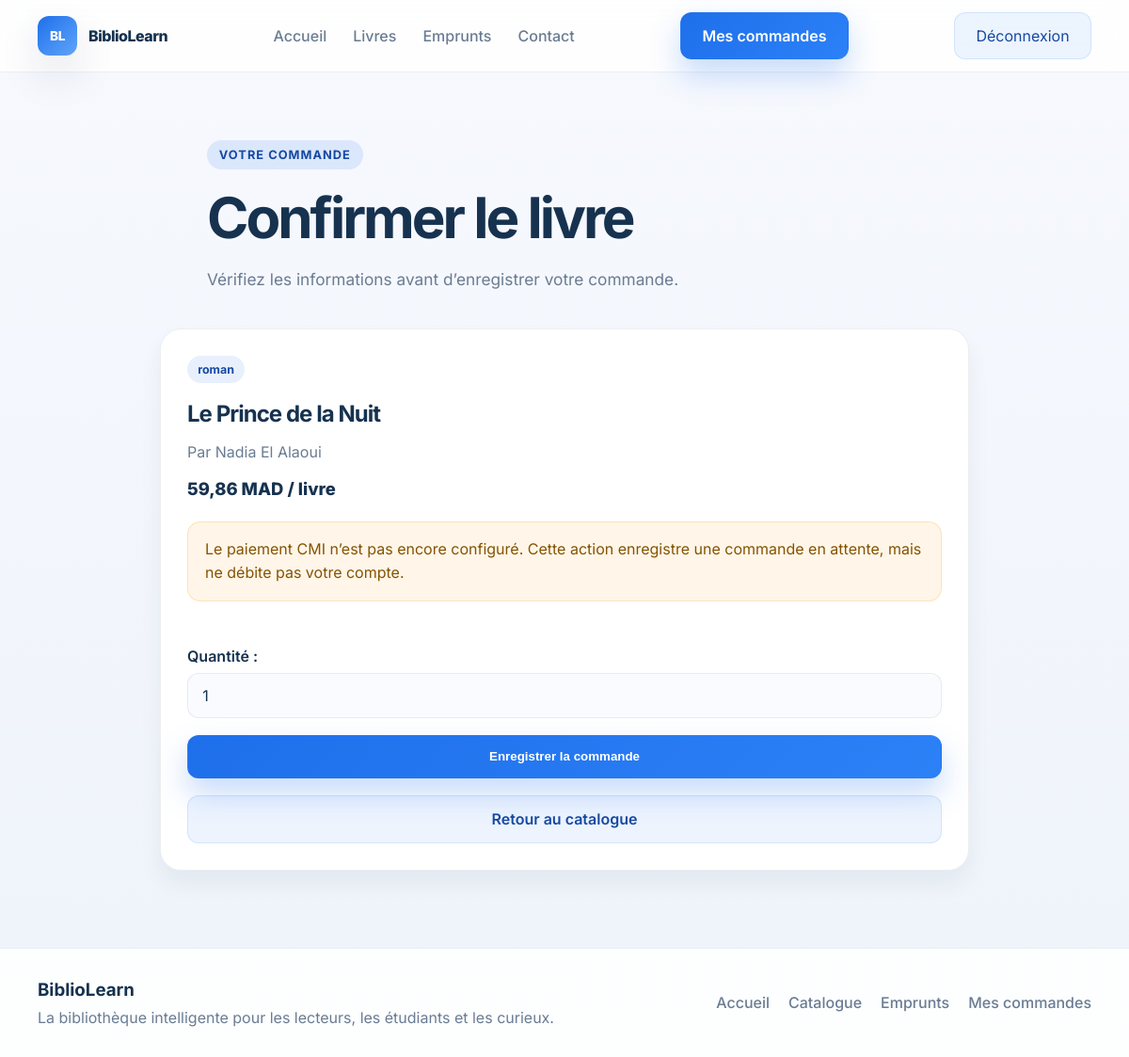
Page /commander/2/ (signed in) on the committed database.
### pages/models.py (models this page shows, shortened)
class Book(models.Model):
    class Status(models.TextChoices):
        AVAILABLE = "disponible", "Disponible"
        RESERVED = "reserve", "Réservé"
        BORROWED = "emprunte", "Emprunté"
    title = models.CharField("titre", max_length=200)
    author = models.CharField("auteur", max_length=150)
    category = models.ForeignKey(
        Category,
        on_delete=models.PROTECT,
        related_name="books",
        verbose_name="catégorie",
    )
    rating = models.PositiveSmallIntegerField(
        "note",
        default=5,
        validators=[MinValueValidator(1), MaxValueValidator(5)],
    )
    price = models.DecimalField(
        "prix (MAD)",
        max_digits=8,
        decimal_places=2,
        default=Decimal("0.00"),
        validators=[MinValueValidator(Decimal("0.00"))],
    )
    status = models.CharField(
        "statut",
        max_length=12,
        choices=Status.choices,
        default=Status.AVAILABLE,
    )
    class Meta:
        ordering = ["title"]
        verbose_name = "livre"
        verbose_name_plural = "livres"

class Category(models.Model):
    name = models.CharField("nom", max_length=100, unique=True)
    class Meta:
        ordering = ["name"]
        verbose_name = "catégorie"
        verbose_name_plural = "catégories"

### pages/views.py (the view, shortened to what this page needs)
# urls.py: path("commander/<int:book_id>/", views.commander_livre, name="commander_livre"),
@login_required(login_url="customer_login")
def commander_livre(request, book_id):
    book = get_object_or_404(Book, pk=book_id)
    if book.price <= 0:
        messages.error(
            request,
            "Ce livre n'a pas encore de prix. Contactez l'administration.",
        )
        return redirect("livres")
    form = OrderPlacementForm(request.POST or None)
    return render(
        request,
        "pages/confirm_order.html",
        {"book": book, "form": form},
    )

### pages/forms.py
class OrderPlacementForm(forms.Form):
    quantity = forms.IntegerField(
        label="Quantité",
        min_value=1,
        max_value=20,
        initial=1,
        widget=forms.NumberInput(
            attrs={"class": "form-control", "min": 1, "max": 20}
        ),
    )

### pages/Templates/pages/confirm_order.html (shortened to what this page needs)
{% extends 'base.html' %}
{% block content %}
<section class="page-hero">
    <div class="container narrow">
        <span class="eyebrow">Votre commande</span>
        <h1>Confirmer le livre</h1>
        <p>Vérifiez les informations avant d’enregistrer votre commande.</p>
    </div>
</section>
<section class="section order-section">
    <div class="container order-confirm-card">
        <div>
            <span class="chip">{{ book.category.name }}</span>
            <h2>{{ book.title }}</h2>
            <p>Par {{ book.author }}</p>
            <p class="book-price">{{ book.price|floatformat:2 }} MAD / livre</p>
        </div>
        <div class="payment-notice" role="status">
            Le paiement CMI n’est pas encore configuré. Cette action enregistre une commande en attente, mais ne débite pas votre compte.
        </div>
        <form method="post" class="dashboard-form">
            <div class="dashboard-field">
                {{ form.quantity.label_tag }}
                {{ form.quantity }}
            </div>
            <button class="btn btn-primary" type="submit">Enregistrer la commande</button>
            <a class="btn btn-secondary" href="{% url 'livres' %}">Retour au catalogue</a>
        </form>
    </div>
</section>
{% endblock %}

### pages/static/pages/css/styles.css (style rules this page uses)
:root { --bg: #f4f7fb; --surface: #ffffff; --surface-soft: #eef5ff; --primary: #1f6feb; --primary-dark: #1649a3; --primary-soft: rgba(31, 111, 235, 0.12); --text: #16324f; --muted: #6a7c93; --border: rgba(22, 50, 79, 0.08); --shadow: 0 20px 45px rgba(20, 35, 64, 0.12); --success: #1ea97c; --warning: #f7a82d; --danger: #e55c5c; }
* { box-sizing: border-box; }
html { scroll-behavior: smooth; }
body { margin: 0; font-family: 'Inter', sans-serif; background: linear-gradient(180deg, #f7f9fe 0%, #eef3fa 100%); color: var(--text); }
a { color: inherit; text-decoration: none; }
.container { width: min(1120px, calc(100% - 32px)); margin: 0 auto; }
.btn { display: inline-flex; align-items: center; justify-content: center; border-radius: 12px; padding: 0.9rem 1.4rem; border: 1px solid transparent; font-weight: 600; transition: transform 0.2s ease, box-shadow 0.2s ease; }
.btn-primary { background: linear-gradient(135deg, var(--primary) 0%, #2c81f7 100%); color: #fff; box-shadow: 0 16px 32px rgba(31, 111, 235, 0.25); }
.btn-secondary { background: rgba(31, 111, 235, 0.08); border-color: rgba(31, 111, 235, 0.12); color: var(--primary-dark); }
.eyebrow { display: inline-block; padding: 0.5rem 0.8rem; border-radius: 999px; background: var(--primary-soft); color: var(--primary-dark); font-size: 0.8rem; font-weight: 700; text-transform: uppercase; letter-spacing: 0.08em; }
.hero-copy h1, .page-hero h1, .section-head h2, .two-col h2 { margin: 18px 0 18px; line-height: 1.1; letter-spacing: -0.05em; font-size: clamp(2.4rem, 5vw, 4rem); }
.hero-copy p, .page-hero p { margin: 0; max-width: 620px; color: var(--muted); font-size: 1.08rem; line-height: 1.7; }
.section { padding: 82px 0; }
.chip { display: inline-flex; align-items: center; padding: 0.42rem 0.7rem; border-radius: 999px; background: rgba(31, 111, 235, 0.1); color: var(--primary-dark); font-size: 0.78rem; font-weight: 700; }
.book-price { margin: 18px 0 0 !important; color: var(--text) !important; font-size: 1.15rem; font-weight: 800; }
.page-hero { padding: 72px 0 14px; }
.narrow { max-width: 760px; }
.dashboard-form { display: flex; flex-direction: column; gap: 18px; margin-top: 24px; }
.dashboard-field { display: flex; flex-direction: column; gap: 8px; }
.dashboard-field label { font-weight: 600; }
.form-control { width: 100%; min-height: 48px; padding: 0.8rem 0.95rem; border: 1px solid var(--border); border-radius: 12px; background: #f9fbff; color: var(--text); font: inherit; }
.order-section { padding-top: 24px; }
.order-confirm-card { display: grid; grid-template-columns: 1fr 1fr; gap: 24px; align-items: start; max-width: 860px; padding: 28px; border: 1px solid var(--border); border-radius: 22px; background: var(--surface); box-shadow: 0 14px 24px rgba(25, 43, 72, 0.06); }
.order-confirm-card h2 { margin: 18px 0 8px; letter-spacing: -0.04em; }
.order-confirm-card p { color: var(--muted); }
.payment-notice { grid-column: 1 / -1; padding: 16px 18px; border: 1px solid rgba(247, 168, 45, 0.25); border-radius: 14px; background: rgba(247, 168, 45, 0.1); color: #855300; line-height: 1.6; }
.order-confirm-card .dashboard-form { grid-column: 1 / -1; }

### rows in the picture
Book: category.name "roman", title "Le Prince de la Nuit", author "Nadia El Alaoui", price "59,86"
